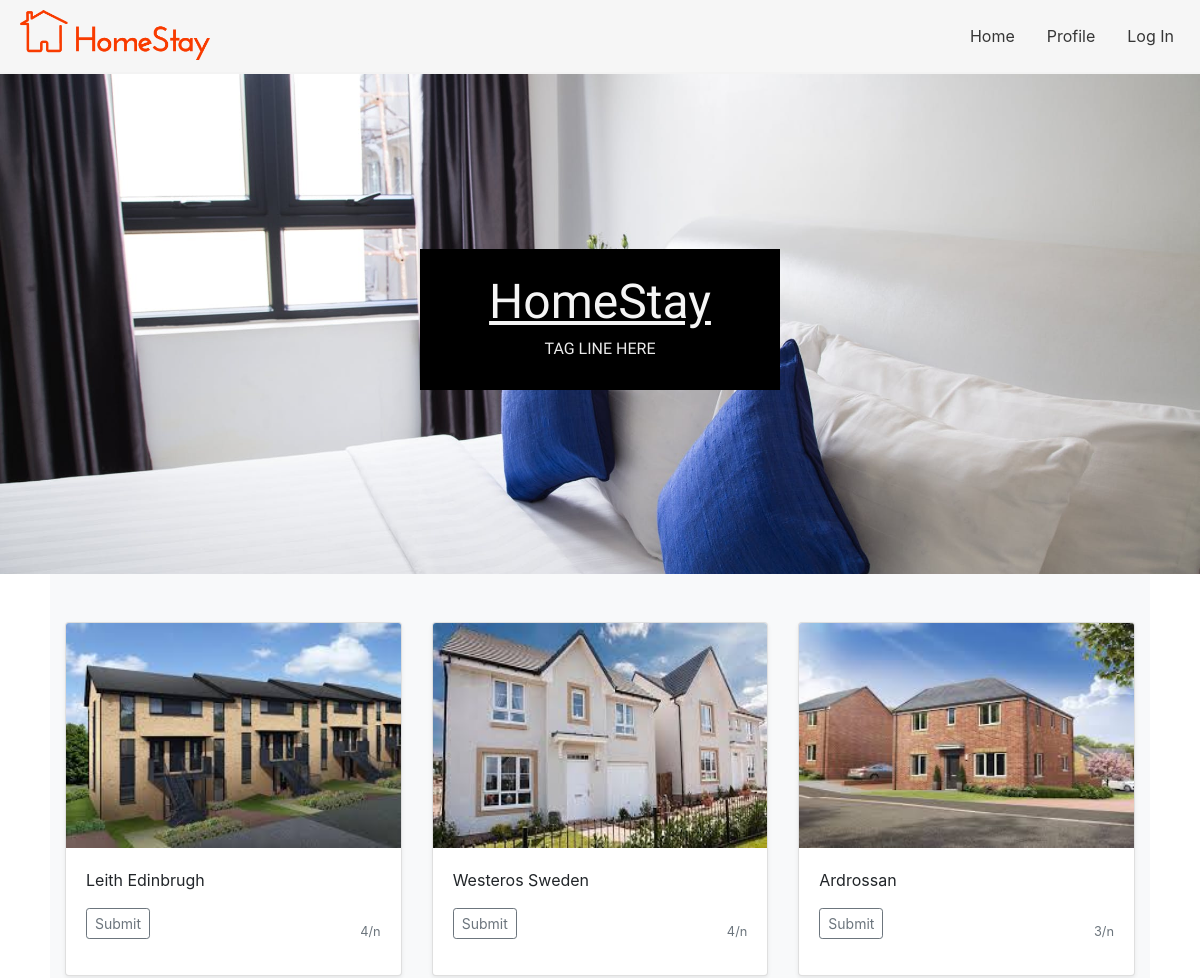
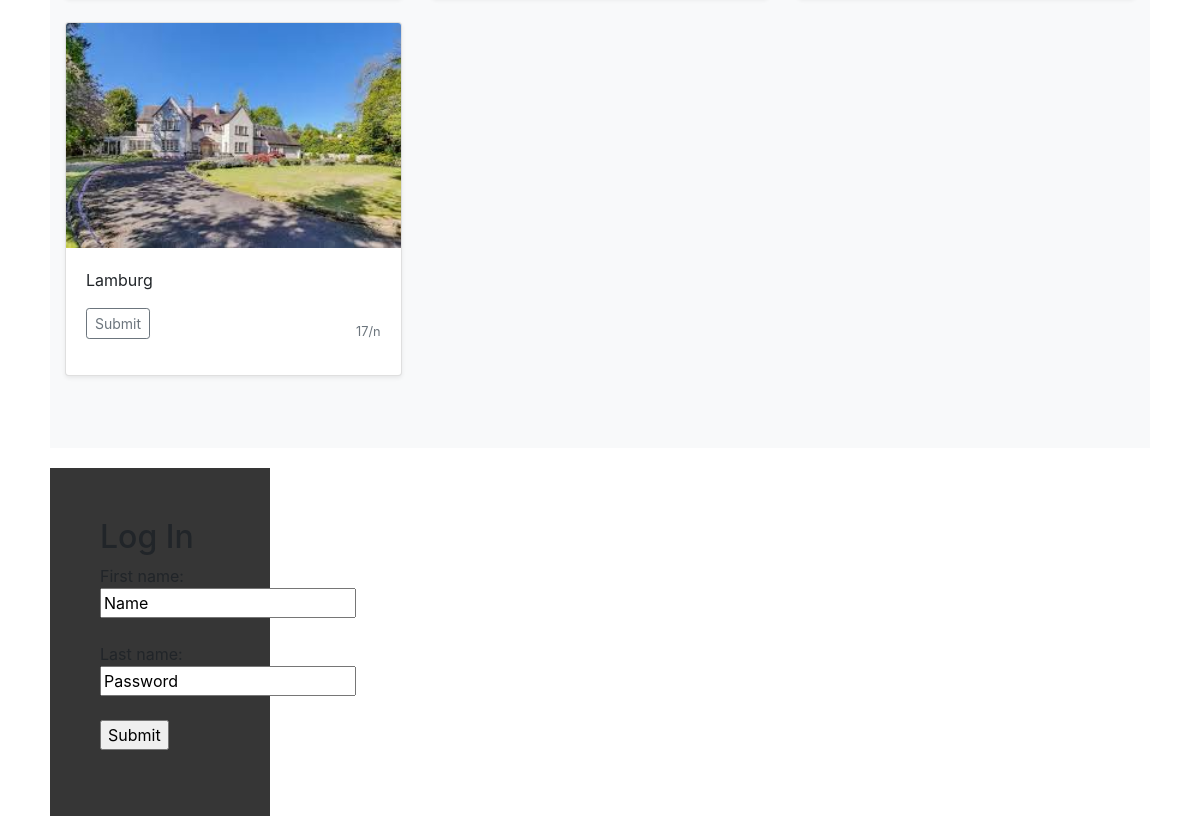
/homestay (upper part), run on an earlier commit of the app's database (2 pictures, top to bottom).
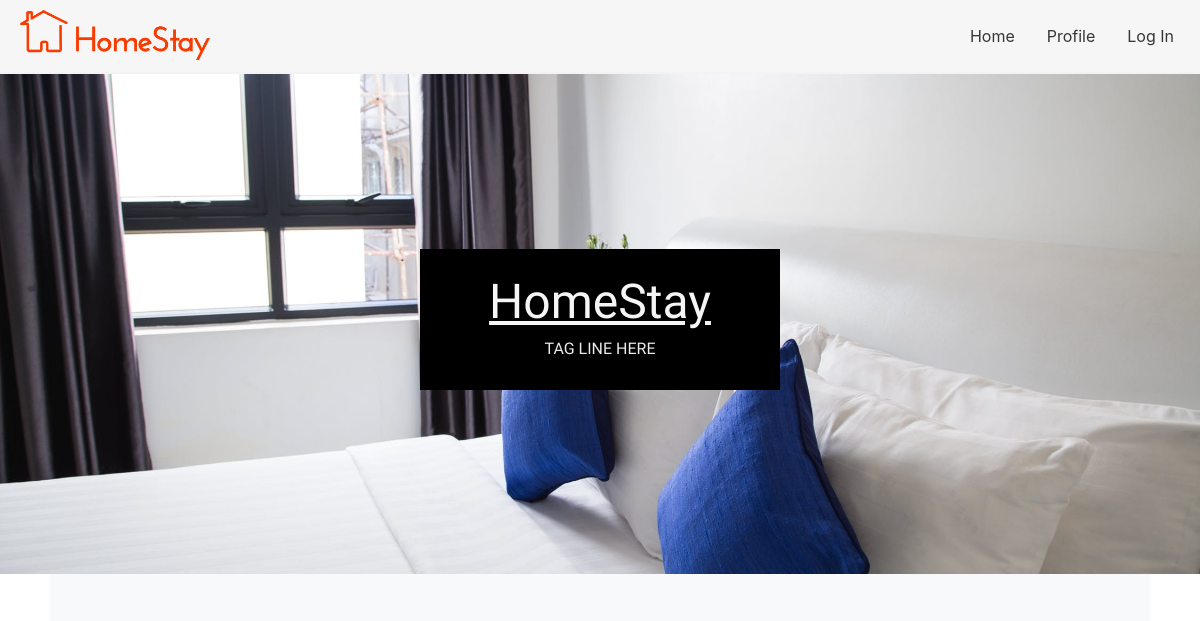
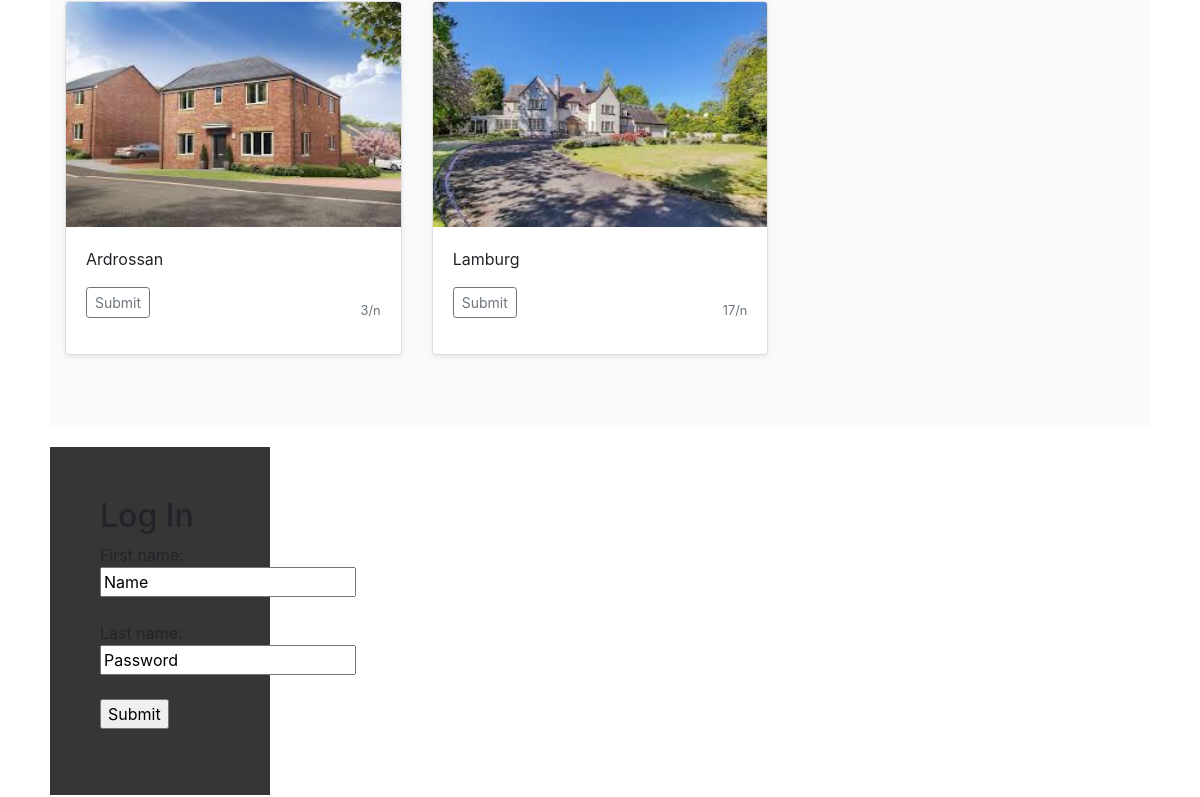
And on a later commit of the database (2 pictures, top to bottom).
### tables this page shows
CREATE TABLE Vacancies (
        vacancyID integer NOT NULL UNIQUE,
        hostID int NOT NULL,
        location varchar(255) NOT NULL,
        description varchar(255),
        rate varchar(255) NOT NULL,
        startDate date NOT NULL,
        endDate date NOT NULL,
        available bit DEFAULT 1,
        curfew varchar(255),
        extraInfo varchar(255),
        images varchar(255),
        PRIMARY KEY (vacancyID),
        FOREIGN KEY (hostID) REFERENCES Host(hostID)
);

### launch.py (the view)
@app.route('/homestay', methods=["POST","GET"])
def  HomePageSlected(name=None):
		try:
			print (session['Type'])
			if session['Type'] == 'Host':
                        	UserType = 'Host'
			elif session['Type'] =='Applicant':
                        	UserType = 'Applicant'
			else:
				UserType = 'Admin'
		except:
			print ("Not A HOST")
			UserType = "Visitor"
		db= get_db()
		data = db.cursor().execute("SELECT * FROM Vacancies WHERE available = 1")
		data = list(data.fetchall())
		urlHelper = "homestay/listing/"
		return render_template("index.html",data=data,urlHelper=urlHelper,ut=UserType)

### launch.py (called while the page is built)
def get_db():
  db = getattr(g, 'db', None)
  if db is None:
    db = sqlite3.connect(db_location)
    g.db = db
  return db

@app.teardown_appcontext
def  close_db_connection(exception):
  db = getattr(g, 'db' , None)
  if db is not None:
    db.close()

### templates/index.html (shortened to what this page needs)
<html>
  <head>
    <link rel="stylesheet" href="https://stackpath.bootstrapcdn.com/bootstrap/4.1.3/css/bootstrap.min.css">
    <link href="../static/css/styles.css" type="text/css" rel="stylesheet">
  </head>
  <body>
    <nav>
        <ul>
          <a href="../../../../../homestay"><img src="../static/images/logo.jpg" style="height: 50px; padding-left: 10px; padding-right:10px;"/></a>
          <li><a href="../../../../../homestay/login">Log In</a></li>
          <li><a href="../../../../../homestay/profile">Profile</a></li>
          <li><a href="../../../../../homestay">Home</a></li>
        </ul>
    </nav>
    <div id= "header">
      <div id="header-text">
        <h1>HomeStay</h1>
        <h3>Tag line here</h3>
    </div>
    </div>
    <main>
      <div id="main-content">
        <div class="album py-5 bg-light">
           <div class="container">
              <div class="row">
              	{% for Vacancies in data %}
                    <div class="col-md-4">
                        <div class="card mb-4 shadow-sm">
                           <img class="card-img-top" data-src="holder.js/100px225?theme=thumb&amp;bg=55595c&amp;fg=eceeef&amp;text=Thumbnail" alt="Thumbnail [100%x225]" style="height: 225px; width: 100%; display: block;" src={{"static/uploads/" +Vacancies[10]}} data-holder-rendered="true">
                           <div class="card-body">
                                <p class="card-text" name="location" value={{Vacancies[2]}} >{{Vacancies[2]}} </p>
                                 <div class="d-flex justify-content-between align-items-center">
                                   <div class="btn-group">
                                        <form action={{urlHelper + Vacancies[0]|string}}>
                                           <input type="submit" class="btn btn-sm btn-outline-secondary" value"View"/>
                                        </form>
                                   </div>
                                   <small class="text-muted">{{Vacancies[4]}}</small>
                                </div>
                           </div>
                        </div>
                    </div>
                {% endfor %}
              </div>
           </div>
        </div>
	<aside>
            <h2>Log In</h2>
            <form action="/.php">
            First name:<br>
            <input type="text" name="firstname" value="Name">
            <br><br>
            Last name:<br>
            <input type="text" name="lastname" value="Password">
            <br><br>
            <input type="submit" value="Submit">
          </form>
        </aside>
      </div>
    </main>
  </body>
</html>

### static/css/styles.css (style rules this page uses)
body { margin: 0px; overflow-y: scroll; }
main { padding-left: 50px; padding-right: 50px; padding-bottom: 200px; position: inherit; }
aside { padding: 50px; margin-top: 20px; margin-bottom: 20px; width: 20%; background-color: rgb(54,54,54); }
#header { width:100%; height: 500px; background-image: url("../images/bedroom_banner.jpg"); background-size: cover; background-position: center; top: 0px; }
#header-text { margin: auto; position: relative; text-align: center; vertical-align: middle; font-family: 'Josefin Sans', sans-serif; padding-left:5%; padding-right: 5%; padding-top: 2%; padding-bottom: 2%; top:175px; background-color: rgb(0,0,0); width: 30%; }
#header-text h1 { color: rgb(245,245,245); text-decoration: underline; font-size: 4vw; }
#header-text h3 { text-transform: uppercase; font-size: 16px; color: rgb(235, 235,235); }
nav { position: sticky; top: 0; vertical-align: middle; background-color: rgb(246,246,246,0.9); padding: 10px; border-bottom: #f3f3f3 solid 2px; z-index: 99; }
nav ul { list-style-type: none; margin: 0; padding: 0; overflow: hidden; }
nav li { float:right; }
nav li a { display: block; color: rgb(54,54,54); text-align: center; padding: 14px 16px; text-decoration: none; transition: 1.5s; }

What changed in the data, as far as the page shows it:
no longer on this page (row edited): Vacancies: images (picture), location "Leith Edinbrugh", rate "4/n"
no longer on this page (row edited): Vacancies: images (picture), location "Westeros Sweden", rate "4/n"
